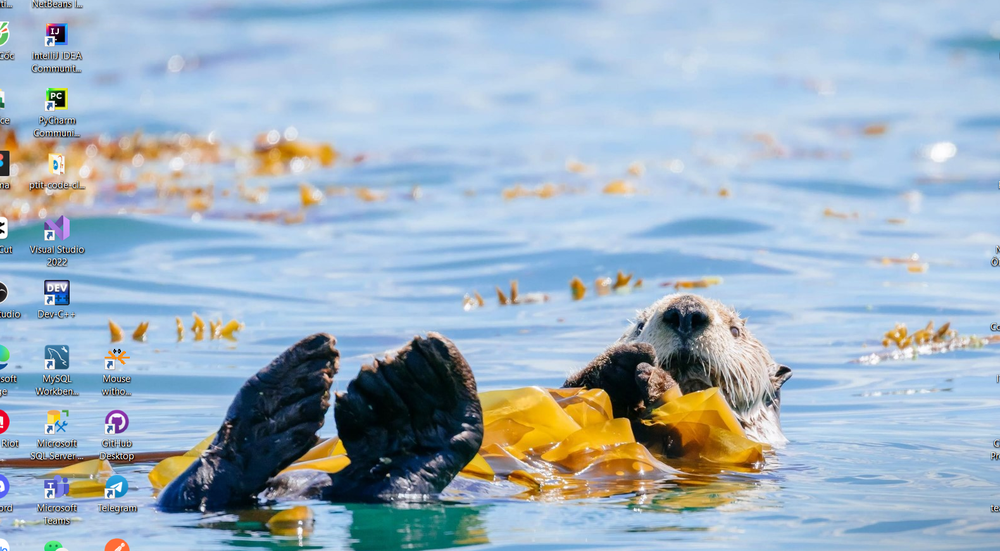
#> input picture Features Detection/img1.png, 1000 x 551 px, shrunk from 1580 x 870 before the run
$ python app.py
#> lines starting #> are read from the running program, lines starting #| are printed output that depends on the picture
import numpy as np
import cv2 as cv
from matplotlib import pyplot as plt
MIN_MATCH_COUNT = 10
img1 = cv.imread('img1.png', cv.IMREAD_GRAYSCALE)
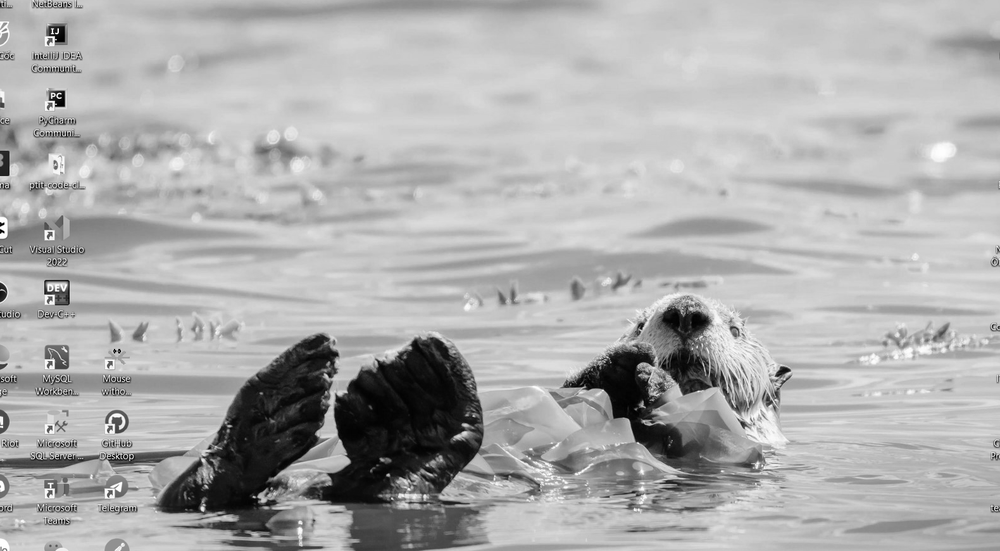
#> img1: shape (551, 1000); min 0, max 255, mean 173.5
img2 = cv.imread('img2.png', cv.IMREAD_GRAYSCALE)
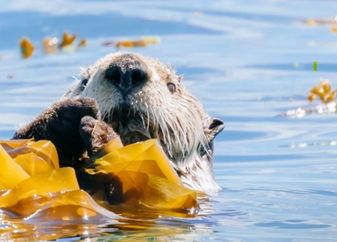
#> input picture Features Detection/img2.png, 337 x 242 px, shrunk from 532 x 382 before the run
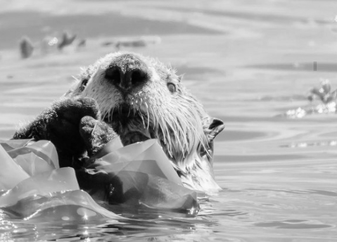
#> img2: shape (242, 337); min 1, max 253, mean 168.6
sift = cv.SIFT_create()
kp1, des1 = sift.detectAndCompute(img1, None)
#> kp1 = 1810 keypoints; strongest (x, y, size): (60, 103, 6.3), (202, 509, 3.1), (388, 475, 2.3), (53, 102, 2)
kp2, des2 = sift.detectAndCompute(img2, None)
#> kp2 = 447 keypoints; strongest (x, y, size): (216, 123, 5.7), (85, 81, 3.8), (179, 173, 3.8), (125, 79, 24.2)
FLANN_INDEX_KDTREE = 1
index_params = dict(algorithm = FLANN_INDEX_KDTREE, trees = 5)
search_params = dict(checks = 50)
flann = cv.FlannBasedMatcher(index_params, search_params)
matches = flann.knnMatch(des1,des2,k=2)
#> matches = 1810 matches
# store all the good matches as per Lowe's ratio test.
good = []
for m,n in matches:
    if m.distance < 0.7*n.distance:
        good.append(m)
#> after the loop, good = 328 matches
if len(good)>MIN_MATCH_COUNT:
     src_pts = np.float32([ kp1[m.queryIdx].pt for m in good ]).reshape(-1,1,2)
#> src_pts = 328 rows, first 8: [7.27, 173.8], [19.06, 366.8], [56.67, 121.8], [120.9, 509.8], [163.4, 485.5], [182.4, 339.7], [297.6, 345.5], [325.7, 456]
     dst_pts = np.float32([ kp2[m.trainIdx].pt for m in good ]).reshape(-1,1,2)
#> dst_pts = 328 rows, first 8: [125.1, 142.8], [10.18, 76.83], [125.9, 44.38], [314.9, 66.74], [70.47, 79.07], [44.15, 194], [131.3, 142.4], [131.3, 142.4]
     M, mask = cv.findHomography(src_pts, dst_pts, cv.RANSAC,5.0)
#> M = [[0.922, -0.000222, -506.2], [-0.000189, 0.923, -218.7], [-1.24e-06, -5.64e-07, 1]]; mask = 328 values from 0 to 1
     matchesMask = mask.ravel().tolist()
#> matchesMask = 328 values from 0 to 1
     h,w = img1.shape
#> h = 551; w = 1000
     pts = np.float32([ [0,0],[0,h-1],[w-1,h-1],[w-1,0] ]).reshape(-1,1,2)
#> pts = [[0, 0], [0, 550], [999, 550], [999, 0]]
     dst = cv.perspectiveTransform(pts,M)
#> dst = [[-506.2, -218.7], [-506.4, 289.1], [415.5, 289.3], [415.5, -219.1]]
     img2 = cv.polylines(img2,[np.int32(dst)],True,255,3, cv.LINE_AA)
else:
    print( "Not enough matches are found - {}/{}".format(len(good), MIN_MATCH_COUNT) )
    matchesMask = None
draw_params = dict(matchColor = (0,255,0), singlePointColor = None, matchesMask = matchesMask, flags = 2)
#> draw_params = 4 items
img3 = cv.drawMatches(img1,kp1,img2,kp2,good,None,**draw_params)
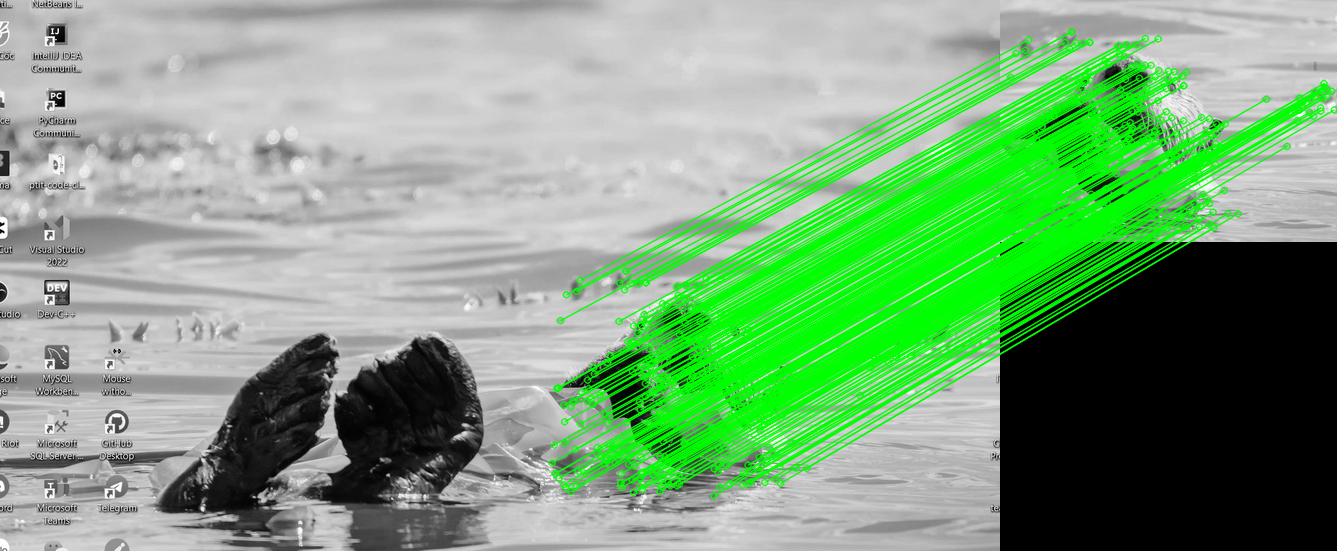
#> img3: shape (551, 1337, 3); mean of channels 0, 1, 2 124.9, 162.9, 124.9; drawn as B, G, R
plt.imshow(img3, 'gray'),plt.show()
